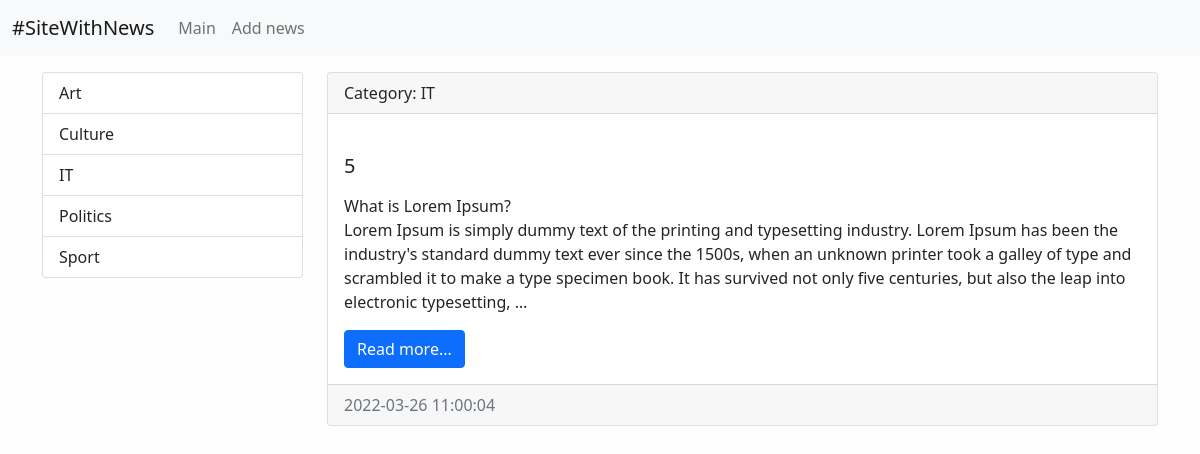
Before: /category/5/ with the older database file.
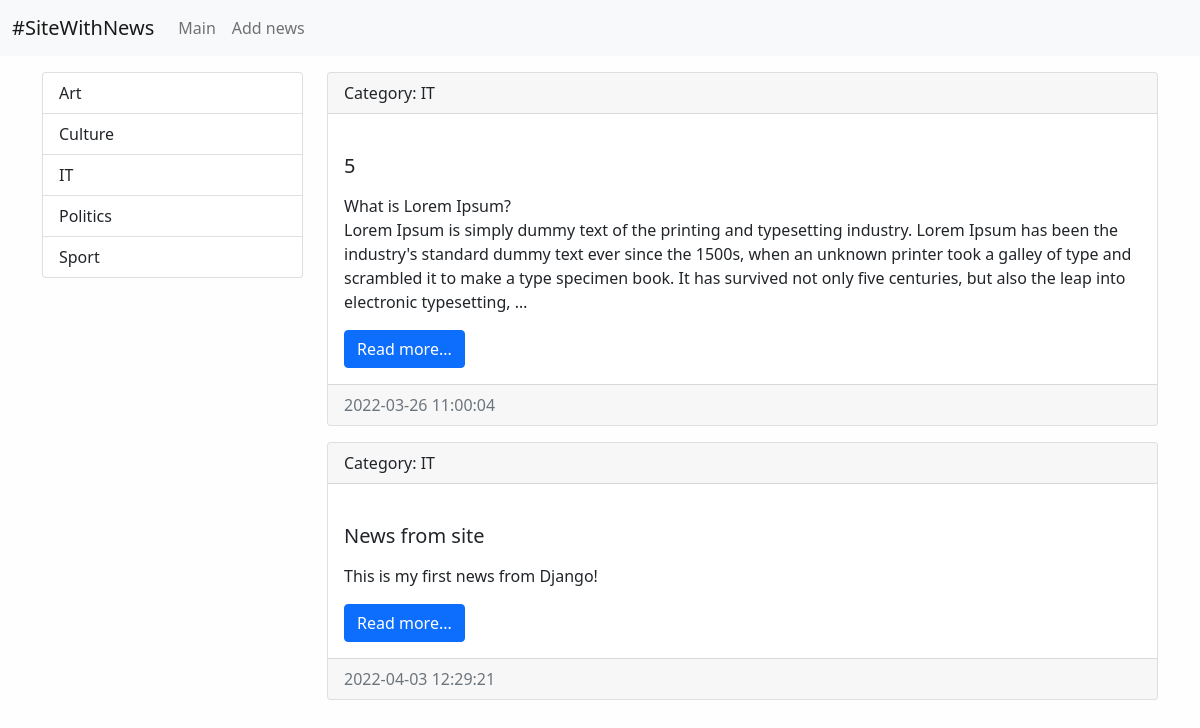
After: the same page with the newer database file.
### news/models.py (models this page shows, shortened)
class Category(models.Model):
    title = models.CharField(max_length=40, db_index=True, verbose_name="Name of category")
    def get_absolute_url(self):
        return reverse('category', kwargs={"category_id": self.pk})
    def __str__(self):
        return self.title
    class Meta:
        verbose_name = "Category"
        verbose_name_plural = "Categories"
        ordering = ["title"]

class News(models.Model):
    title = models.CharField(max_length=150)
    content = models.TextField(blank=True)
    created_at = models.DateTimeField(auto_now_add=True, verbose_name='Create')
    updated_at = models.DateTimeField(auto_now=True, verbose_name='Update')
    photo = models.ImageField(upload_to='photos/%Y/%m/%d/', blank=True)
    is_published = models.BooleanField(default=True, verbose_name='Published')
    category = models.ForeignKey('Category', on_delete=models.PROTECT)
    def get_absolute_url(self):
        return reverse('view_news', kwargs={"news_id": self.pk})
    class Meta:
        verbose_name = 'My news'
        verbose_name_plural = 'News'
        ordering = ['created_at', 'title']

### news/views.py (the view)
# urls.py: path('category/<int:category_id>/', get_category, name='category'),
def get_category(request, category_id):
    news = News.objects.filter(category_id=category_id)
    category = Category.objects.get(pk=category_id)
    context = {
        'news': news,
        'category': category
    }
    return render(request, template_name='news/category.html', context=context)

### news/templatetags/news_tags.py (called while the page is built)
@register.simple_tag(name='get_list_categories')
def get_categories():
    return Category.objects.all()

@register.inclusion_tag('news/list_categories.html')
def show_categories():
    categories = get_categories()
    return {"categories": categories}

### news/templates/news/category.html (shortened to what this page needs)
{% extends 'base.html' %}
{% block sidebar %}
    {% include 'inc/_sidebar.html' %}
{% endblock %}
{% block content %}
    {% for item in news %}
        <div class="card mb-3">
            <div class="card-header">
                Category: {{ item.category }}
            </div>
            <div class="card-body">
                <div class="media">
                    <div class="media-body">
                        <h5 class="card-title">{{ item.title }}</h5>
                        <p class="card-text">{{ item.content|linebreaks|truncatewords:60 }}</p>
                        <a href="{{ item.get_absolute_url }}" class="btn btn-primary">Read more...</a>
                    </div>
                </div>
            </div>
            <div class="card-footer text-muted">
                {{ item.created_at|date:"Y-m-d H:i:s" }}
            </div>
        </div>
    {% endfor %}
{% endblock %}

### news/templates/news/list_categories.html
{% load news_tags %}
<div class="list-group">
    {% for item in categories %}
        <a href="{{ item.get_absolute_url }}" class="list-group-item list-group-item-action">{{ item.title }}</a>
    {% endfor%}
</div>

Changed rows visible on the page:
added News: category "IT", title "News from site", content "This is my first news from Django!", created_at "2022-04-03 12:29:21"
